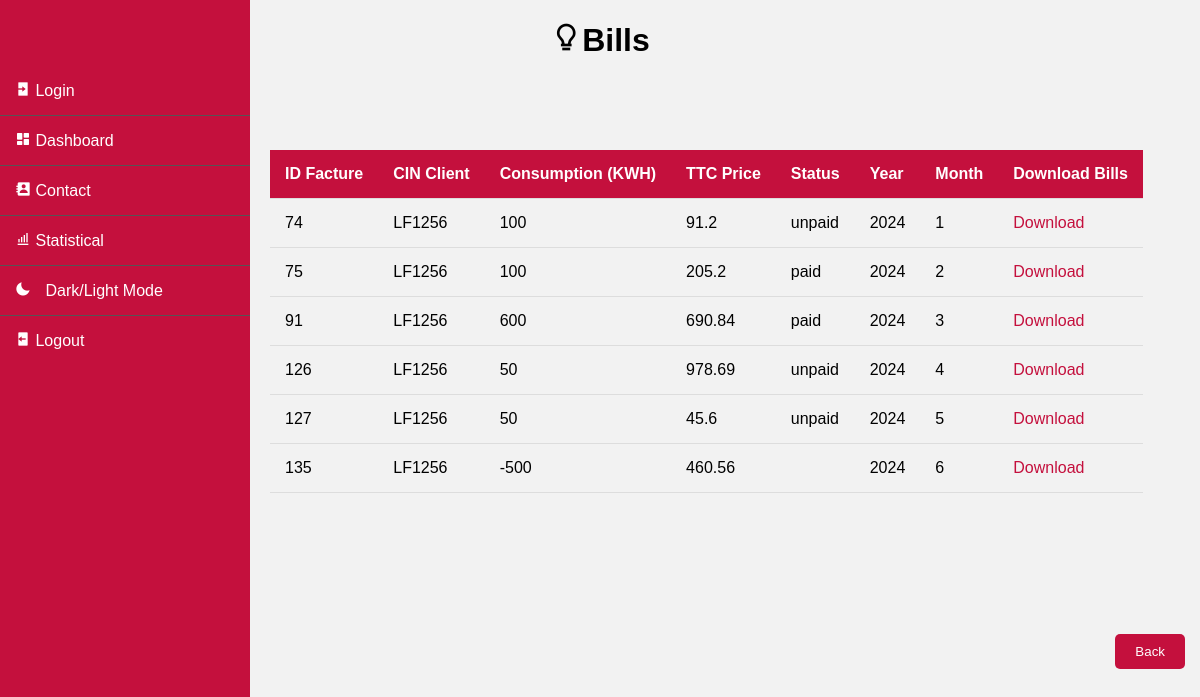
The page /consulter.php (signed in) on the database its author committed.
### tables this page shows
CREATE TABLE `facture` (
  `ID_FACTURE` int(11) NOT NULL,
  `CIN_CL` varchar(255) DEFAULT NULL,
  `PHOTO_COMPTEUR` varchar(255) DEFAULT NULL,
  `CONSOMMATION` float DEFAULT NULL,
  `ANOMALIE` int(11) DEFAULT NULL,
  `CONS_ACT` float DEFAULT NULL,
  `CONS_ANC` float NOT NULL,
  `PRIX_HT` float DEFAULT NULL,
  `PRIX_TTC` float DEFAULT NULL,
  `STATUS` varchar(255) DEFAULT NULL,
  `ANNEE` int(11) DEFAULT year(curdate()),
  `MOIS` varchar(15) DEFAULT NULL,
  `ADDRESS` varchar(255) DEFAULT NULL
);

### consulter.php (the view, shortened to what this page needs)
<!DOCTYPE html>
<html lang="en">
<head>
    <link href='https://unpkg.com/boxicons@2.1.4/css/boxicons.min.css' rel='stylesheet'>
</head>
<body>
    <h1><i class='bx bx-bulb'></i>Bills</h1>
    <header class="header">
        <div class="sidebar">
            <nav class="main-menu">
                <div class="scrollbar" id="style-1">
                    <ul>
                        <li>
                            <a href="login.php">
                            <i class='bx bxs-log-in' ></i>
                                <span class="nav-text">Login</span>
                            </a>
                        </li>
                        <li>
                            <a href="dashboardCl.php">
                            <i class='bx bxs-dashboard' ></i>
                                <span class="nav-text">Dashboard</span>
                            </a>
                        </li>
                        <li>
                            <a href="#">
                            <i class='bx bxs-contact'></i>
                                <span class="nav-text">Contact</span>
                            </a>
                        </li>
                        <li>
                            <a href="#">
                            <i class='bx bx-bar-chart-alt'></i>
                                <span class="nav-text">Statistical</span>
                            </a>
                        </li>
                        <li>
                            <a href="#" id="dark-light-mode" onclick="toggleDarkLight()">
                                <i class='bx bxs-moon'></i>
                                <span class="nav-text">Dark/Light Mode</span>
                            </a>
                        </li>
                        <li>
                            <a href="logout.php">
                                <i class='bx bxs-log-out' ></i>
                                <span class="nav-text">Logout</span>
                            </a>
                        </li>
                    </ul>
                </div>
            </nav>
        </div>
    </header>
    <form action="#" class="search-bar">
        <button type="submit"><i class='bx bx-search-alt'></i></button>
    </form>
    <table>
        <thead>
            <tr>
                <th>ID Facture</th>
                <th>CIN Client</th>
                <th>Consumption (KWH)</th>
                <th>TTC Price</th>
                <th>Status</th>
                <th>Year</th>
                <th>Month</th>
                <th>Download Bills</th>
            </tr>
        </thead>
        <tbody>
        <?php
     include_once("db_connect.php");
     if (isset($_SESSION['cin'])) {
    $cin = $_SESSION['cin'];
    $sql = "SELECT * FROM facture WHERE CIN_CL = '$cin'";
    $result = mysqli_query($con, $sql);
    if ($result && mysqli_num_rows($result) > 0) {
        while ($row = mysqli_fetch_assoc($result)) {
            echo "<tr>";
            echo "<td>" . $row['ID_FACTURE'] . "</td>";
            echo "<td>" . $row['CIN_CL'] . "</td>";
            echo "<td>" . $row['CONSOMMATION'] . "</td>";
            echo "<td>" . $row['PRIX_TTC'] . "</td>";
            echo "<td>" . $row['STATUS'] . "</td>";
            echo "<td>" . $row['ANNEE'] . "</td>";
            echo "<td>" . $row['MOIS'] . "</td>";
            echo "<td><a href='generate_pdf.php?id_facture=" . $row['ID_FACTURE'] . "&download_pdf=true'>Download</a></td>";
            echo "</tr>";
        }
    } else {
        echo "<tr><td colspan='8'>No bills found.</td></tr>";
    }
} else {
    echo "Error: Client ID is not available.";
}
?>
        </tbody>
    </table>
    <br><br><br><br><br><br><br>
    <div class="button-container">
        <button onclick="window.history.back();" >Back</button>
    </div>
</body>
</html>

### consulter.php (style rules this page uses)
body { font-family: Arial, sans-serif; background-color: #f2f2f2; margin: 0; padding: 0; }
h1 { text-align: center; margin-bottom: 20px; }
.sidebar { position: fixed; top: 0; left: 0; width: 250px; height: 100vh; background-color: #333; padding-top: 50px; transition: left 0.3s ease; background-color: #c4103d; transition: left 0.3s ease, transform 0.3s ease; transform: perspective(800px); }
.sidebar ul { list-style-type: none; padding: 0; }
.sidebar ul li { padding: 15px; border-bottom: 1px solid #555; transition: background-color 0.3s ease; transform-style: preserve-3d; }
.sidebar ul li:last-child { border-bottom: none; }
.sidebar ul li a { color: #fff; text-decoration: none; transition: color 0.3s ease; }
table { width: auto; table-layout: auto; border-collapse: collapse; margin-top: 50px; margin-left: 270px; }
th, td { padding: 15px; text-align: left; border-bottom: 1px solid #ddd; }
th { background-color: #c4103d; color: white; }
tr:nth-child(even) { background-color: #f2f2f2; }
a { color: #c4103d; text-decoration: none; }
.button-container { text-align: right; padding: 15px; }
.button-container button { background-color: #c4103d; color: #fff; border: none; padding: 10px 20px; border-radius: 5px; cursor: pointer; transition: background-color 0.3s; }
#dark-light-mode { color: #fff; text-decoration: none; transition: color 0.3s ease; }
#dark-light-mode i { margin-right: 10px; }

### rows shown on the page
facture: ID_FACTURE "74", CIN_CL "LF1256", CONSOMMATION "100", PRIX_TTC "91.2", STATUS "unpaid", ANNEE "2024", MOIS "1"
facture: ID_FACTURE "75", CIN_CL "LF1256", CONSOMMATION "100", PRIX_TTC "205.2", STATUS "paid", ANNEE "2024", MOIS "2"
facture: ID_FACTURE "91", CIN_CL "LF1256", CONSOMMATION "600", PRIX_TTC "690.84", STATUS "paid", ANNEE "2024", MOIS "3"
facture: ID_FACTURE "126", CIN_CL "LF1256", CONSOMMATION "50", PRIX_TTC "978.69", STATUS "unpaid", ANNEE "2024", MOIS "4"
facture: ID_FACTURE "127", CIN_CL "LF1256", CONSOMMATION "50", PRIX_TTC "45.6", STATUS "unpaid", ANNEE "2024", MOIS "5"
facture: ID_FACTURE "135", CIN_CL "LF1256", CONSOMMATION "-500", PRIX_TTC "460.56", ANNEE "2024", MOIS "6"
